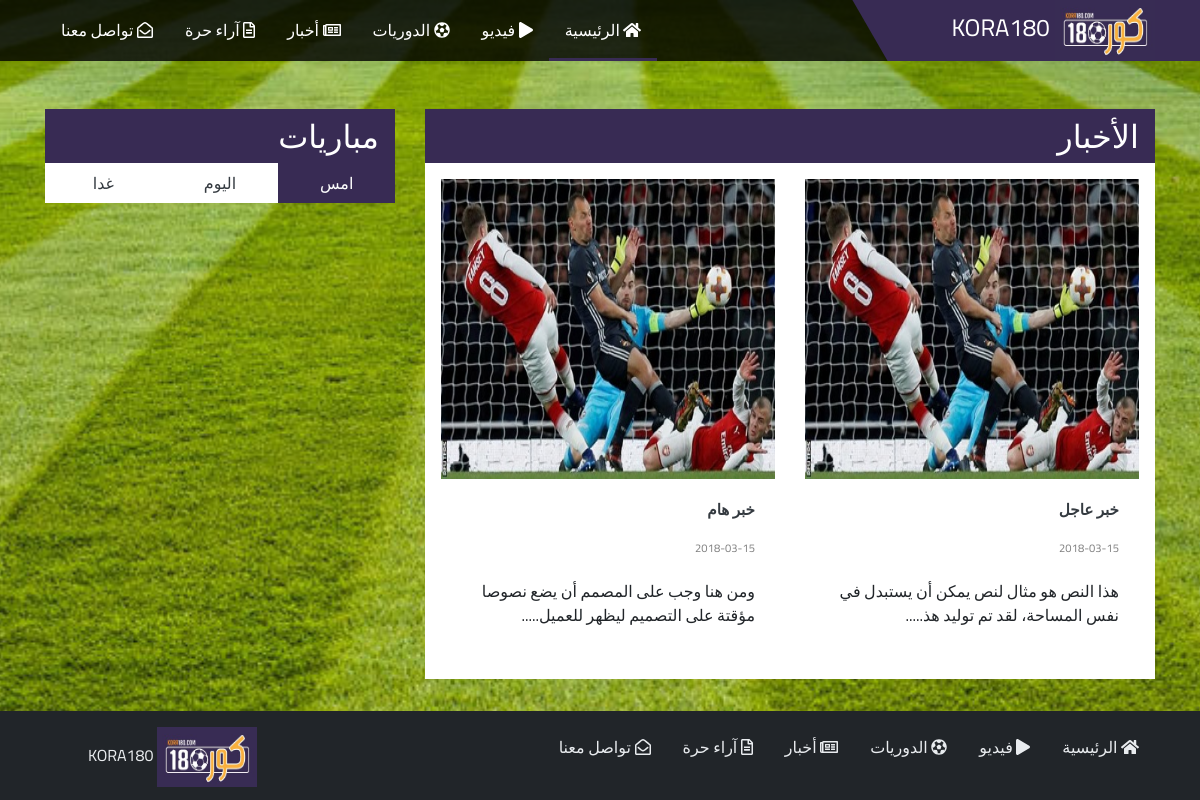
Page /news.php on the committed database.
### tables this page shows
CREATE TABLE IF NOT EXISTS `news` (
  `news_id` int(10) UNSIGNED NOT NULL AUTO_INCREMENT,
  `title` varchar(100) NOT NULL,
  `publish_date` date NOT NULL,
  `img` varchar(40) NOT NULL,
  `details` text NOT NULL,
  PRIMARY KEY (`news_id`)
);

### includes/query_function.php (called while the page is built, shortened)
<?php
function find_all_news($options=[]){
    global $db;
    $limit = $options['limit'] ?? false;
    $sql = "SELECT * FROM news ORDER BY publish_date DESC, news_id DESC ";
    $result = mysqli_query($db,$sql);
    return $result;
}

### news.php (the view, shortened to what this page needs)
<?php
include ("includes/public_header.php");
?>
    <main class="mt-5">
      <div class="container">
        <div class="row">
          <div class="col-md-8">
            <section class="bg-white">
              <div class="panel-title">
                <h2>الأخبار</h2>
              </div>
              <div class="p-3">
                <div class="row">
                    <?php
                    $num_rec_per_page=9;
                    if (isset($_GET["page"])){
                        $page  = $_GET["page"];
                    }else{
                        $page=1;
                    }
                    $start_from = ($page-1) * $num_rec_per_page;
                    $news_set = find_all_news(['start' =>$start_from,'step'=> $num_rec_per_page] );
                    while($news = mysqli_fetch_assoc($news_set)) {
                        ?>
                        <div class="col-md-6">
                            <div class="card border-0">
                                <div class="position-relative">
                                    <a href="single-news.php?id=<?php echo htmlspecialchars(urlencode($news['news_id'])); ?>">
                               <img class="card-img-top" src="adminpanel/img/news/<?php echo htmlspecialchars(urlencode($news['img'])); ?>" height="300px"
                                             alt="placeholder">
                                    </a>
                                </div>
                                <div class="card-body">
                                    <h4 class="card-title news__title">
                                        <a href="single-news.php?id=<?php echo htmlspecialchars(urlencode($news['news_id'])); ?>"><?php echo htmlspecialchars($news['title']); ?>
                                        </a>
                                    </h4>
                                    <p class="card-text">
                                        <time class="news__date"><?php echo htmlspecialchars($news['publish_date']); ?></time>
                                    </p>
                                    <p class="card-text"><?php
                                        echo substr(htmlspecialchars($news['details']),0,120).".....";
                                        ?> </p>
                                </div>
                            </div>
                        </div>
                        <?php
                    }
                        ?>
                    <div class="col-12">
                        <div class="pagination-container d-flex justify-content-center">
                            <nav aria-label="Page navigation example">
                            </nav>
                        </div>
                    </div>
                </div>
              </div>
            </section>
          </div>
            <?php
            include ('includes/matches_tabs.php');
            ?>
        </div>
      </div>
    </main>
<?php
include ("includes/public_footer.php");

### rows in the picture
news: img (picture), title "خبر عاجل", publish_date "2018-03-15", details "هذا النص هو مثال لنص يمكن أن يستبدل في نفس المساحة، لقد تم توليد هذ"
news: img (picture), title "خبر هام", publish_date "2018-03-15", details "ومن هنا وجب على المصمم أن يضع نصوصا مؤقتة على التصميم ليظهر للعميل"
